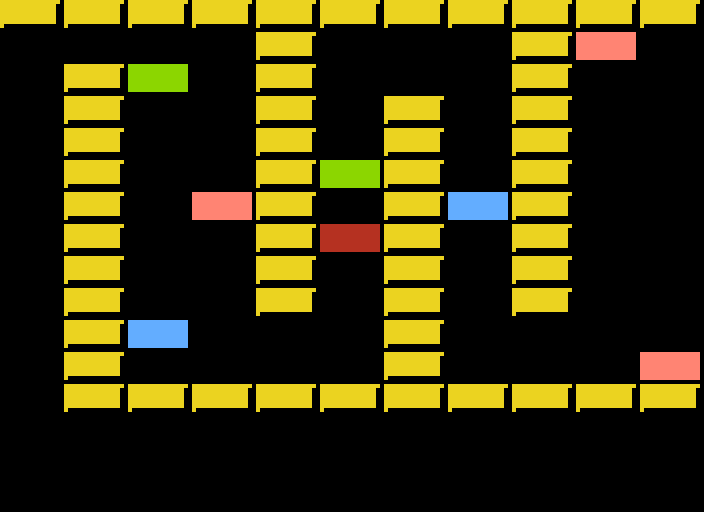

Tiled map render using the project's own tile images. Description and the whole map definition, tile-layer contents included, below:
An orthogonal 11x16 tile map with 64x32 px tiles, 1 tile layer (Level).

<map version="1.10" tiledversion="1.10.2" orientation="orthogonal" renderorder="right-down" width="11" height="16" tilewidth="64" tileheight="32" infinite="0" nextlayerid="2" nextobjectid="1">
 <tileset firstgid="1" name="tileset" tilewidth="64" tileheight="32" tilecount="12" columns="4">
  <image source="tileset.png" width="256" height="96" />
 </tileset>
 <layer id="1" name="Level" width="11" height="16">
  <data encoding="csv">
10,10,10,10,10,10,10,10,10,10,10,
0,0,0,0,10,0,0,0,10,2,0,
0,10,4,0,10,0,0,0,10,0,0,
0,10,0,0,10,0,10,0,10,0,0,
0,10,0,0,10,0,10,0,10,0,0,
0,10,0,0,10,4,10,0,10,0,0,
0,10,0,2,10,0,10,3,10,0,0,
0,10,0,0,10,5,10,0,10,0,0,
0,10,0,0,10,0,10,0,10,0,0,
0,10,0,0,10,0,10,0,10,0,0,
0,10,3,0,0,0,10,0,0,0,0,
0,10,0,0,0,0,10,0,0,0,2,
0,10,10,10,10,10,10,10,10,10,10,
0,0,0,0,0,0,0,0,0,0,0,
0,0,0,0,0,0,0,0,0,0,0,
0,0,0,0,0,0,0,0,0,0,0
</data>
 </layer>
</map>
